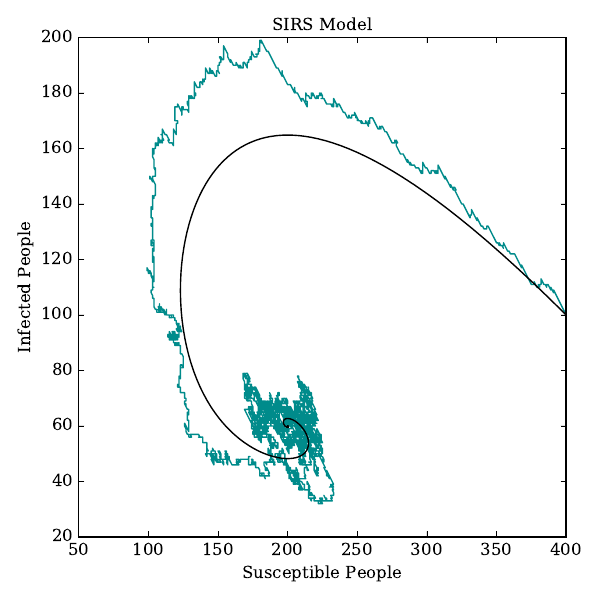

Write the Python code that produced this figure.
import matplotlib.pyplot as plt
from matplotlib.lines import Line2D
import numpy as np
import os
import sys
from pylab import *
matplotlib.rcParams['font.family'] = "serif"
from matplotlib import ticker
from matplotlib.ticker import ScalarFormatter

plt.figure(figsize=(6,6))
fig = plt.figure(1)
axes = plt.gca()
#axes.set_xlim([0,500])
#axes.set_ylim([0,500])
axes.tick_params(labelsize=12)

det = np.loadtxt("benchmark/deterministic_test.dat",unpack=True)
sto = np.loadtxt("benchmark/stochastic_test1.dat",unpack=True)


plt.plot(det[1],det[2],linewidth=1,linestyle='-',color='darkgray')
plt.plot(sto[1],sto[2],linewidth=1,linestyle='-',color='darkcyan')

plt.legend(loc=1, shadow=True)
plt.xlabel(r'Susceptible People', fontsize=12, weight='normal', family='serif')
plt.ylabel(r'Infected People', fontsize=12, weight='normal', family='serif')
plt.title(r'SIRS Model', fontsize=12, weight='normal', family='serif')
#plt.grid()
plt.tight_layout()

figname = 'S_I.pdf'
plt.savefig(figname, format='pdf')
os.system('okular '+figname)
plt.clf()
